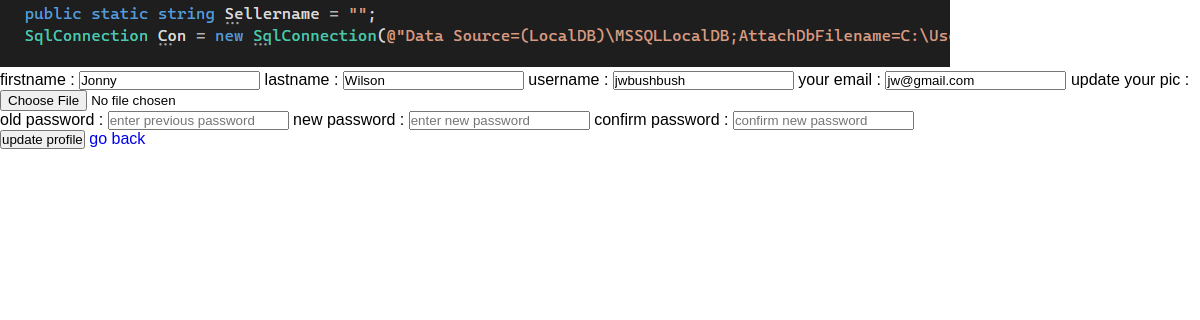
The app's page /updateprofile.php (signed in) with its own data.
### tables this page shows
CREATE TABLE `usertable` (
  `userid` int(11) NOT NULL,
  `firstname` varchar(60) NOT NULL,
  `lastname` varchar(60) NOT NULL,
  `user_email` varchar(60) NOT NULL,
  `username` varchar(60) NOT NULL,
  `phonenumber` varchar(60) NOT NULL,
  `token_verified` varchar(100) NOT NULL,
  `status_verified` tinyint(2) NOT NULL DEFAULT 0 COMMENT '0- not verified 1-verified',
  `password` varchar(60) NOT NULL,
  `image` longblob NOT NULL,
  `usertype` varchar(6) NOT NULL,
  `datecreated` timestamp NOT NULL DEFAULT current_timestamp(),
  `is_notified` int(11) DEFAULT 0 COMMENT '0 - not notified\r\n1 - notified',
  `code` mediumint(50) NOT NULL,
  `status` varchar(12) NOT NULL
);

### updateprofile.php (the view, shortened to what this page needs)
<?php
include 'config.php';
$user_id = $_SESSION['user_id'];
?>
<!DOCTYPE html>
<html lang="en">
<head>
   <link rel="stylesheet" href="../assets/css/style.css">
</head>
<body>
<div class="update-profile">
   <?php
      $select = mysqli_query($conn, "SELECT * FROM `usertable` WHERE userid = '$user_id'") or die('query failed');
      if(mysqli_num_rows($select) > 0){
         $fetch = mysqli_fetch_assoc($select);
      }
   ?>
   <form action="" method="post" enctype="multipart/form-data">
      <?php
         if($fetch['image'] == ''){
            echo '<img src="images/default-avatar.png">';
         }else{
            echo '<img src="uploaded_img/'.$fetch['image'].'">';
         }
      ?>
      <div class="flex">
         <div class="inputBox">
            <span>firstname :</span>
            <input type="text" name="update_firstname" value="<?php echo $fetch['firstname']; ?>" class="box">
            <span>lastname :</span>
            <input type="text" name="update_lastname" value="<?php echo $fetch['lastname']; ?>" class="box">
            <span>username :</span>
            <input type="text" name="update_username" value="<?php echo $fetch['username']; ?>" class="box">
            <span>your email :</span>
            <input type="email" name="update_email" value="<?php echo $fetch['user_email']; ?>" class="box">
            <span>update your pic :</span>
            <input type="file" name="update_image" accept="image/jpg, image/jpeg, image/png" class="box">
         </div>
         <div class="inputBox">
            <span>old password :</span>
            <input type="password" name="update_pass" placeholder="enter previous password" class="box">
            <span>new password :</span>
            <input type="password" name="new_pass" placeholder="enter new password" class="box">
            <span>confirm password :</span>
            <input type="password" name="confirm_pass" placeholder="confirm new password" class="box">
         </div>
      </div>
      <input type="submit" value="update profile" name="update_profile" class="btn">
      <a href="userpage.php" class="delete-btn">go back</a>
   </form>
</div>
</body>
</html>

### assets/css/style.css (style rules this page uses)
* { margin: 0; padding: 0; box-sizing: border-box; font-family: 'Poppins', sans-serif; transition: .2s linear; list-style: none; }
html, body { display: grid; height: 100%; background: linear-gradient(180deg, #5AB9EA 0%, #8860D0 57.03%); background-image: url(/assets/images/homepage.JPG); background-size: cover; background-repeat: no-repeat; background-position: center center; }
a { text-decoration: none; }

### records on screen
usertable: image (picture), update_firstname "Jonny", update_lastname "Wilson", update_username "jwbushbush", update_email "jw@gmail.com"
